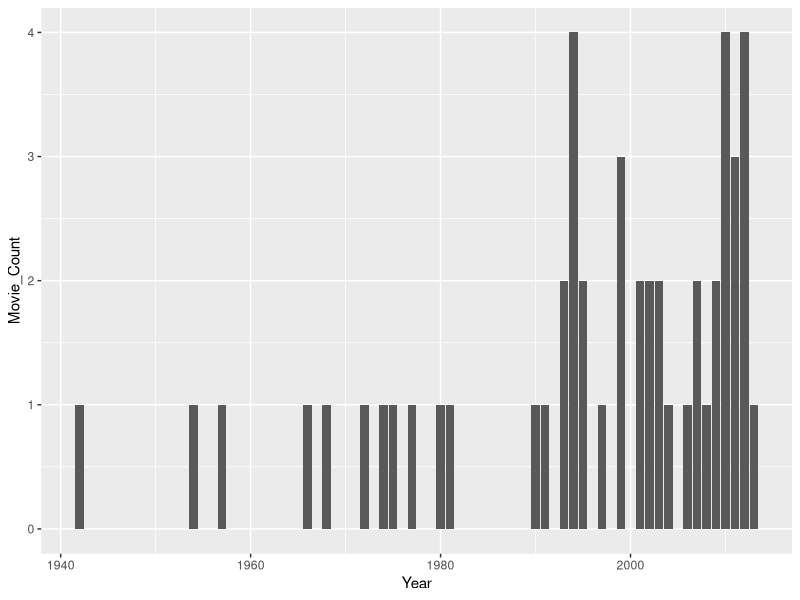
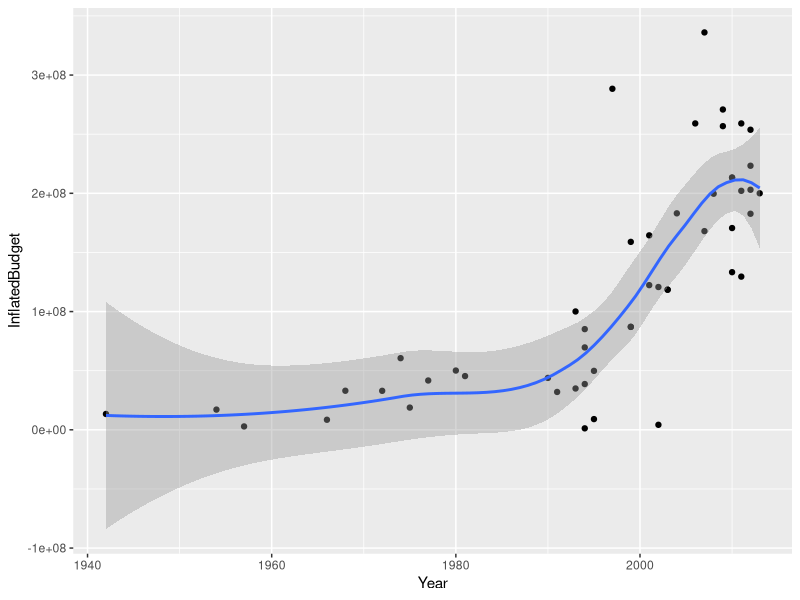
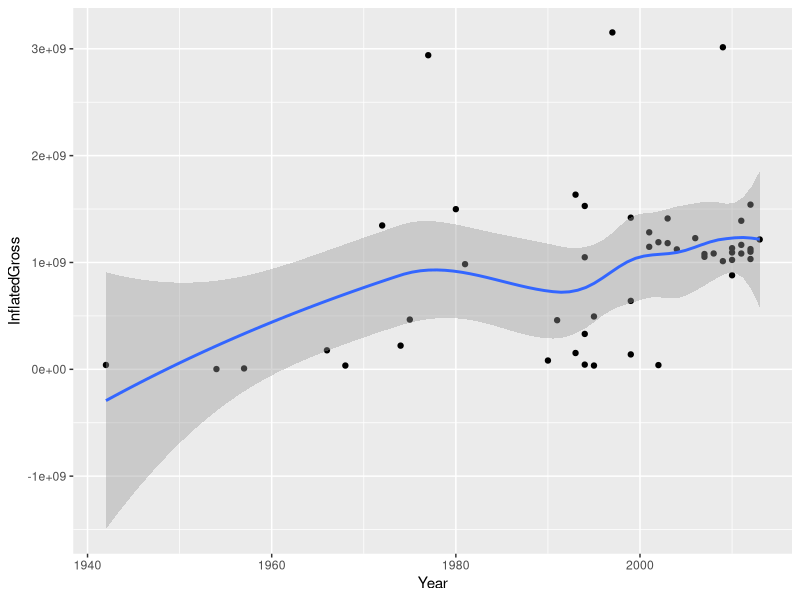
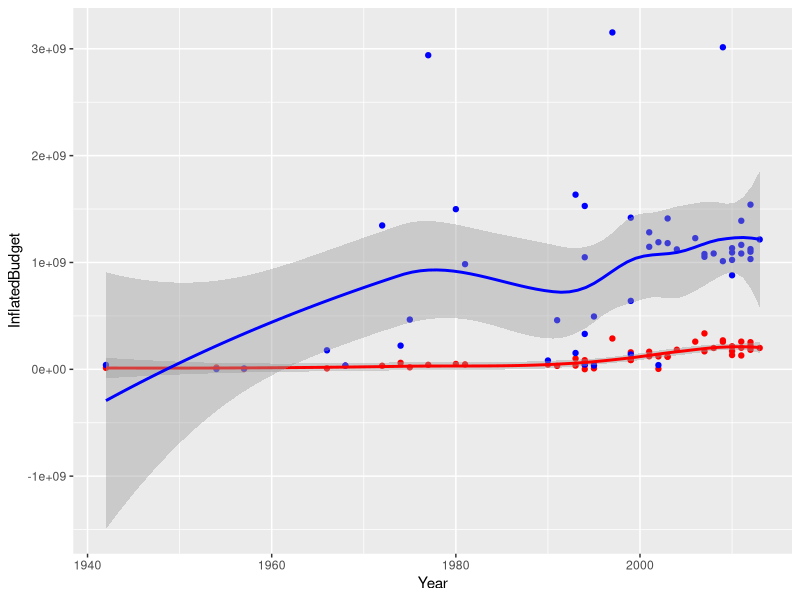
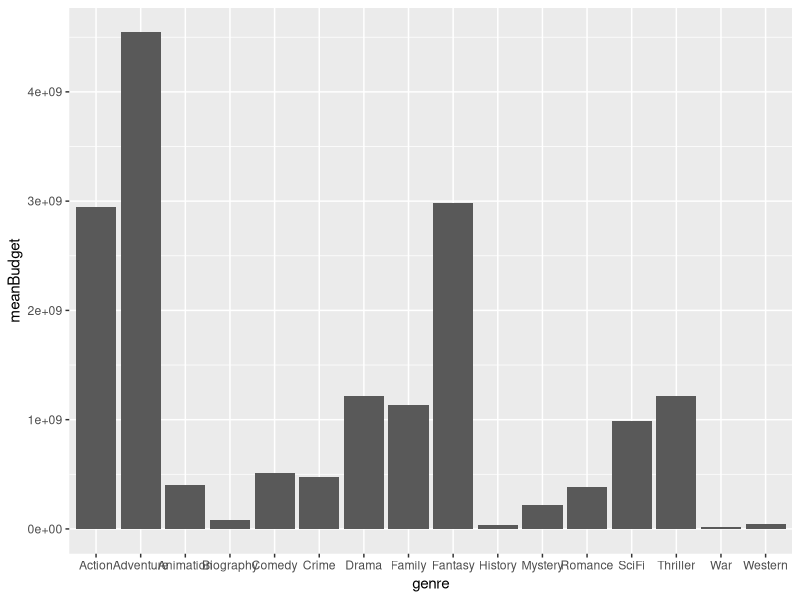
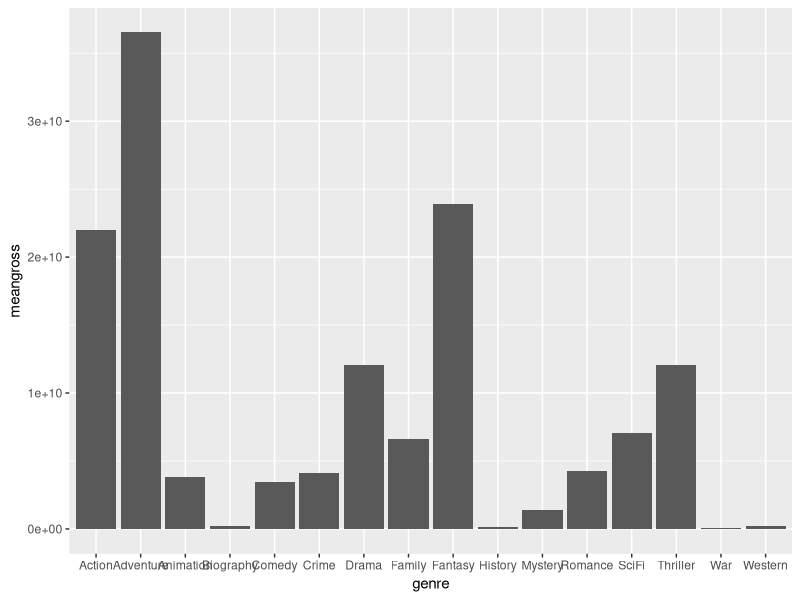
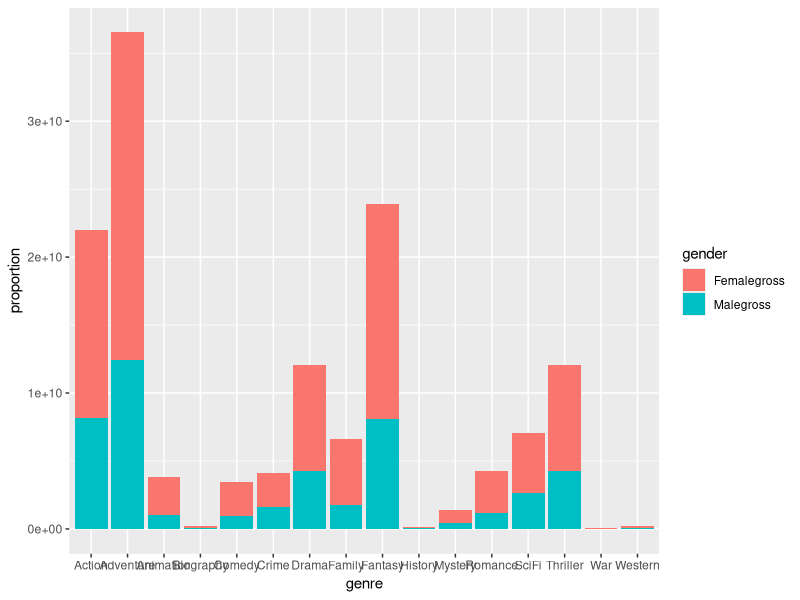

R code for these plots, in order:
## ---- chunk 1
knitr::opts_chunk$set(echo = TRUE)
## ---- chunk 2
#Packages loading to use
library(tidyverse) ##Loaded for dplyr and to 'clean' data
library(ggplot2) ##Loaded for plotting
library(dplyr) ##Loaded for computer issues

##Read in data and save it to variable raw_data
raw_data <- read.csv(file = "popular_film_data.csv")
## ---- chunk 3
#To remove "$" and "," from InflatedBudget
raw_data$InflatedBudget <-  gsub("\\$","", raw_data$InflatedBudget) 
raw_data$InflatedBudget <-  as.numeric(gsub(",","", raw_data$InflatedBudget))

#To remove "$" and "," from InflatedGross
raw_data$InflatedGross <-  gsub("\\$","", raw_data$InflatedGross) 
raw_data$InflatedGross <-  as.numeric(gsub(",","", raw_data$InflatedGross))

#To remove "$" and "," from TotalGross
raw_data$TotalGross <-  gsub("\\$","", raw_data$TotalGross) 
raw_data$TotalGross <-  as.numeric(gsub(",","", raw_data$TotalGross))

#Mutating for new column stored in Proportion_female
raw_data <- raw_data |> mutate (Proportion_female = (1 - Proportion_male))
## ---- chunk 4
#To view our data with the new variable.
glimpse(raw_data)
## ---- chunk 5
#What is the release year range of the films in our dataset?
range(raw_data$Year)

## ---- chunk 6
 #raw_data|>group_by(Year) |> summarise(Movie_Count = n()) |> arrange(desc(Movie_Count))

## ---- chunk 7
#Storing the code to the "count_movieby_year" variable. 

count_movieby_year <-  raw_data|>group_by(Year) |> summarise(Movie_Count = n()) |> arrange(desc(Movie_Count))
ggplot(count_movieby_year, aes(x = Year, y = Movie_Count)) + geom_col()
## ---- chunk 8
raw_data |> group_by(Year)|> summarise(InflatedBudget) |> ggplot(aes(Year,InflatedBudget)) +geom_point() + geom_smooth()
## ---- chunk 9
raw_data |> group_by(Year) |> summarise(InflatedGross) |> ggplot(aes(Year,InflatedGross)) +geom_point() + geom_smooth()

## ---- chunk 10
#raw_data |> group_by(Year)|> ggplot(aes(Year,InflatedGross, InflatedBudget, color = )) +geom_point() + geom_smooth(method = 'loess', formula = 'y~x')

raw_data |> group_by(Year) |> ggplot(aes(x=Year))+geom_point(aes(y=InflatedBudget),color = "red") + geom_point(aes(y=InflatedGross), color = "blue") + geom_smooth(aes(y=InflatedBudget), color = "red") + geom_smooth(aes(y=InflatedGross), color = "blue")


## ---- chunk 11
raw_data |> slice_max(InflatedGross, n = 10) |> select(FilmName, Year, InflatedGross)
## ---- chunk 12
raw_data |> slice_max(InflatedBudget, n = 1) |> select(FilmName, InflatedGross)
raw_data |> slice_min(InflatedBudget, n = 1) |> select(FilmName, InflatedGross)

## ---- chunk 13
raw_data |> slice_max(InflatedGross, n = 10) |> select(FilmName, InflatedGross)
#still need the genre
## ---- chunk 14
#We'll arrange the code to output what we need to see. 
genreGrossBudget <- (rbind(cbind(genre = "Comedy", raw_data %>% filter(Comedy == 1) %>% summarise(meangross = mean(InflatedGross), meanBudget = mean(InflatedBudget), Male_Proportion = Proportion_male, Female_Proportion = Proportion_female, Femalegross = ((mean(Proportion_female))*meangross), Malegross = ((mean(Proportion_male))*meangross))),
      cbind(genre = "Drama", raw_data %>% filter(Drama == 1) %>% summarise(meangross = mean(InflatedGross),meanBudget = mean(InflatedBudget),  Male_Proportion = Proportion_male, Female_Proportion = Proportion_female, Femalegross = ((mean(Proportion_female))*meangross), Malegross = ((mean(Proportion_male))*meangross))),
      cbind(genre = "Western", raw_data %>% filter(Western == 1) %>% summarise(meangross = mean(InflatedGross),meanBudget = mean(InflatedBudget),  Male_Proportion = Proportion_male, Female_Proportion = Proportion_female, Femalegross = ((mean(Proportion_female))*meangross), Malegross = ((mean(Proportion_male))*meangross))),
      cbind(genre = "Action", raw_data %>% filter(Action == 1) %>% summarise(meangross = mean(InflatedGross),meanBudget = mean(InflatedBudget),  Male_Proportion = Proportion_male, Female_Proportion = Proportion_female, Femalegross = ((mean(Proportion_female))*meangross), Malegross = ((mean(Proportion_male))*meangross))),
     cbind(genre = "Biography", raw_data %>% filter(Biography == 1) %>% summarise(meangross = mean(InflatedGross),meanBudget = mean(InflatedBudget), Malegross = ((mean(Proportion_male))*meangross), Male_Proportion = Proportion_male, Female_Proportion = Proportion_female, Femalegross = ((mean(Proportion_female))*meangross), Malegross = ((mean(Proportion_male))*meangross))),
    cbind(genre = "History", raw_data %>% filter(History == 1) %>% summarise(meangross = mean(InflatedGross),meanBudget = mean(InflatedBudget),  Male_Proportion = Proportion_male, Female_Proportion = Proportion_female, Femalegross = ((mean(Proportion_female))*meangross), Malegross = ((mean(Proportion_male))*meangross))), 
    cbind(genre = "Adventure", raw_data %>% filter(Adventure == 1) %>% summarise(meangross = mean(InflatedGross),meanBudget = mean(InflatedBudget),  Male_Proportion = Proportion_male, Female_Proportion = Proportion_female, Femalegross = ((mean(Proportion_female))*meangross), Malegross = ((mean(Proportion_male))*meangross))),
        cbind(genre = "Fantasy", raw_data %>% filter(Fantasy == 1) %>% summarise(meangross = mean(InflatedGross),meanBudget = mean(InflatedBudget),  Male_Proportion = Proportion_male, Female_Proportion = Proportion_female, Femalegross = ((mean(Proportion_female))*meangross), Malegross = ((mean(Proportion_male))*meangross))),
    cbind(genre = "Mystery", raw_data %>% filter(Mystery == 1) %>% summarise(meangross = mean(InflatedGross),meanBudget = mean(InflatedBudget),  Male_Proportion = Proportion_male, Female_Proportion = Proportion_female, Femalegross = ((mean(Proportion_female))*meangross), Malegross = ((mean(Proportion_male))*meangross))),
    cbind(genre = "SciFi", raw_data %>% filter(SciFi == 1) %>% summarise(meangross = mean(InflatedGross),meanBudget = mean(InflatedBudget),  Male_Proportion = Proportion_male, Female_Proportion = Proportion_female, Femalegross = ((mean(Proportion_female))*meangross), Malegross = ((mean(Proportion_male))*meangross))),
    cbind(genre = "Romance", raw_data %>% filter(Romance == 1) %>% summarise(meangross = mean(InflatedGross),meanBudget = mean(InflatedBudget),  Male_Proportion = Proportion_male, Female_Proportion = Proportion_female, Femalegross = ((mean(Proportion_female))*meangross), Malegross = ((mean(Proportion_male))*meangross))),
    cbind(genre = "Thriller", raw_data %>% filter(Drama == 1) %>% summarise(meangross = mean(InflatedGross),meanBudget = mean(InflatedBudget),  Male_Proportion = Proportion_male, Female_Proportion = Proportion_female, Femalegross = ((mean(Proportion_female))*meangross), Malegross = ((mean(Proportion_male))*meangross))),
    cbind(genre = "Crime", raw_data %>% filter(Crime == 1) %>% summarise(meangross = mean(InflatedGross),meanBudget = mean(InflatedBudget),  Male_Proportion = Proportion_male, Female_Proportion = Proportion_female, Femalegross = ((mean(Proportion_female))*meangross), Malegross = ((mean(Proportion_male))*meangross))),
    cbind(genre = "War", raw_data %>% filter(War == 1) %>% summarise(meangross = mean(InflatedGross),meanBudget = mean(InflatedBudget),  Male_Proportion = Proportion_male, Female_Proportion = Proportion_female, Femalegross = ((mean(Proportion_female))*meangross), Malegross = ((mean(Proportion_male))*meangross))),
    cbind(genre = "Family", raw_data %>% filter(Family == 1) %>% summarise(meangross = mean(InflatedGross),meanBudget = mean(InflatedBudget),  Male_Proportion = Proportion_male, Female_Proportion = Proportion_female, Femalegross = ((mean(Proportion_female))*meangross), Malegross = ((mean(Proportion_male))*meangross))),
    cbind(genre = "Animation", raw_data %>% filter(Animation == 1) %>% summarise(meangross = mean(InflatedGross),meanBudget = mean(InflatedBudget), Male_Proportion = Proportion_male, Female_Proportion = Proportion_female, Femalegross = ((mean(Proportion_female))*meangross), Malegross = ((mean(Proportion_male))*meangross)))) %>% arrange(desc(meanBudget)))
genreGrossBudget

## ---- chunk 15
#Over all, what genre cost more to produce on average? How much did that category produce in grossings?

#Over all, what genre cost more to produce on average? How much did that category produce in grossing? 
genreGrossBudget |> slice(which(meanBudget ==max(meanBudget) | meanBudget == min(meanBudget))) |> distinct()

## ---- chunk 16
ggplot(genreGrossBudget) + geom_bar(mapping = aes(genre, meanBudget), stat = "identity")

#ggplot for meangross
ggplot(genreGrossBudget) + geom_bar(mapping = aes(genre, meangross), stat = "identity")
## ---- chunk 17
#genreGrossBudget <- genreGrossBudget |> mutate ( Gross_Female = (as.numeric(genreGrossBudget$meangross) * as.numeric(raw_data$Proportion_female)))

genreGrossBudget |> pivot_longer(cols = ends_with("alegross"), names_to = "gender", values_to = "proportion") |> ggplot() + geom_col(aes(x = genre, y = proportion, fill = gender))
## ---- chunk 18

rbind(cbind(genre = "Comedy", raw_data %>% filter(Comedy == 1) %>% summarise(sum = sum(Comedy == 1))),
    cbind(genre = "Drama", raw_data %>% filter(Drama == 1) %>% summarise(sum = sum(Drama == 1))),
    cbind(genre = "Western", raw_data %>% filter(Western == 1) %>% summarise(sum = sum(Western == 1))),
    cbind(genre = "Action", raw_data %>% filter(Action == 1) %>% summarise(sum = sum(Action == 1))),
    cbind(genre = "Biography", raw_data %>% filter(Biography == 1) %>% summarise(sum = sum(Biography == 1))),
    cbind(genre = "History", raw_data %>% filter(History == 1) %>% summarise(sum = sum(History == 1))),
    cbind(genre = "Adventure", raw_data %>% filter(Adventure == 1) %>% summarise(sum = sum(Adventure == 1))),
    cbind(genre = "Fantasy", raw_data %>% filter(Fantasy == 1) %>% summarise(sum = sum(Fantasy == 1))),
    cbind(genre = "Mystery", raw_data %>% filter(Mystery == 1) %>% summarise(sum = sum(Mystery == 1))),
    cbind(genre = "SciFi", raw_data %>% filter(SciFi == 1) %>% summarise(sum = sum(SciFi == 1))),
    cbind(genre = "Romance", raw_data %>% filter(Romance == 1) %>% summarise(sum = sum(Romance == 1))),
    cbind(genre = "Thriller", raw_data %>% filter(Thriller == 1) %>% summarise(sum = sum(Thriller == 1))),
    cbind(genre = "Crime", raw_data %>% filter(Crime == 1) %>% summarise(sum = sum(Crime == 1))),
    cbind(genre = "War", raw_data %>% filter(War == 1) %>% summarise(sum = sum(War == 1))),
    cbind(genre = "Family", raw_data %>% filter(Family == 1) %>% summarise(sum = sum(Family == 1))),
    cbind(genre = "Animation", raw_data %>% filter(Animation == 1) %>% summarise(sum = sum(Animation == 1))))%>% arrange(desc(sum))

#the end of numbers of genre

## ---- chunk 19
#genre enjoyment
genre_enj <- rbind(cbind(genre = "Comedy", raw_data %>% filter(Comedy == 1) %>% summarise(meanenj = mean(Enjoyment))),
    cbind(genre = "Drama", raw_data %>% filter(Drama == 1) %>% summarise(meanenj = mean(Enjoyment))),
    cbind(genre = "Western", raw_data %>% filter(Western == 1) %>% summarise(meanenj = mean(Enjoyment))),
    cbind(genre = "Action", raw_data %>% filter(Action == 1) %>% summarise(meanenj = mean(Enjoyment))),
    cbind(genre = "Biography", raw_data %>% filter(Biography == 1) %>% summarise(meanenj = mean(Enjoyment))),
    cbind(genre = "History", raw_data %>% filter(History == 1) %>% summarise(meanenj = mean(Enjoyment))),
    cbind(genre = "Adventure", raw_data %>% filter(Adventure == 1) %>% summarise(meanenj = mean(Enjoyment))),
    cbind(genre = "Fantasy", raw_data %>% filter(Fantasy == 1) %>% summarise(meanenj = mean(Enjoyment))),
    cbind(genre = "Mystery", raw_data %>% filter(Mystery == 1) %>% summarise(meanenj = mean(Enjoyment))),
    cbind(genre = "SciFi", raw_data %>% filter(SciFi == 1) %>% summarise(meanenj = mean(Enjoyment))),
    cbind(genre = "Romance", raw_data %>% filter(Romance == 1) %>% summarise(meanenj = mean(Enjoyment))),
    cbind(genre = "Thriller", raw_data %>% filter(Thriller == 1) %>% summarise(meanenj = mean(Enjoyment))),
    cbind(genre = "Crime", raw_data %>% filter(Crime == 1) %>% summarise(meanenj = mean(Enjoyment))),
    cbind(genre = "War", raw_data %>% filter(War == 1) %>% summarise(meanenj = mean(Enjoyment))),
    cbind(genre = "Family", raw_data %>% filter(Family == 1) %>% summarise(meanenj = mean(Enjoyment))),
    cbind(genre = "Animation", raw_data %>% filter(Animation == 1) %>% summarise(meanenj = mean(Enjoyment))))%>% arrange(desc(meanenj))

genre_enj |> slice(which(meanenj ==max(meanenj) | meanenj == min(meanenj))) |> distinct()

## ---- chunk 20
#genre appreaction
genre_app <- rbind(cbind(genre = "Comedy", raw_data %>% filter(Comedy == 1) %>% summarise(meanapp = mean(Appreciation))),
    cbind(genre = "Drama", raw_data %>% filter(Drama == 1) %>% summarise(meanapp = mean(Appreciation))),
    cbind(genre = "Western", raw_data %>% filter(Western == 1) %>% summarise(meanapp = mean(Appreciation))),
    cbind(genre = "Action", raw_data %>% filter(Action == 1) %>% summarise(meanapp = mean(Appreciation))),
    cbind(genre = "Biography", raw_data %>% filter(Biography == 1) %>% summarise(meanapp = mean(Appreciation))),
    cbind(genre = "History", raw_data %>% filter(History == 1) %>% summarise(meanapp = mean(Appreciation))),
    cbind(genre = "Adventure", raw_data %>% filter(Adventure == 1) %>% summarise(meanapp = mean(Appreciation))),
    cbind(genre = "Fantasy", raw_data %>% filter(Fantasy == 1) %>% summarise(meanapp = mean(Appreciation))),
    cbind(genre = "Mystery", raw_data %>% filter(Mystery == 1) %>% summarise(meanapp = mean(Appreciation))),
    cbind(genre = "SciFi", raw_data %>% filter(SciFi == 1) %>% summarise(meanapp = mean(Appreciation))),
    cbind(genre = "Romance", raw_data %>% filter(Romance == 1) %>% summarise(meanapp = mean(Appreciation))),
    cbind(genre = "Thriller", raw_data %>% filter(Thriller == 1) %>% summarise(meanapp = mean(Appreciation))),
    cbind(genre = "Crime", raw_data %>% filter(Crime == 1) %>% summarise(meanapp = mean(Appreciation))),
    cbind(genre = "War", raw_data %>% filter(War == 1) %>% summarise(meanapp = mean(Appreciation))),
    cbind(genre = "Family", raw_data %>% filter(Family == 1) %>% summarise(meanapp = mean(Appreciation))),
    cbind(genre = "Animation", raw_data %>% filter(Animation == 1) %>% summarise(meanapp = mean(Appreciation))))%>% arrange(desc(meanapp))

genre_app |> slice(which(meanapp ==max(meanapp) | meanapp == min(meanapp))) |> distinct()
## ---- chunk 21
raw_data |> slice_max(Appreciation, n = 10)|> select(FilmName,Appreciation, Enjoyment)

raw_data |> slice_max(Enjoyment, n = 10) |> select(FilmName, Enjoyment, Appreciation)

raw_data |> slice_max(InflatedGross, n = 10) |> select(FilmName, InflatedGross, Appreciation, Enjoyment)
